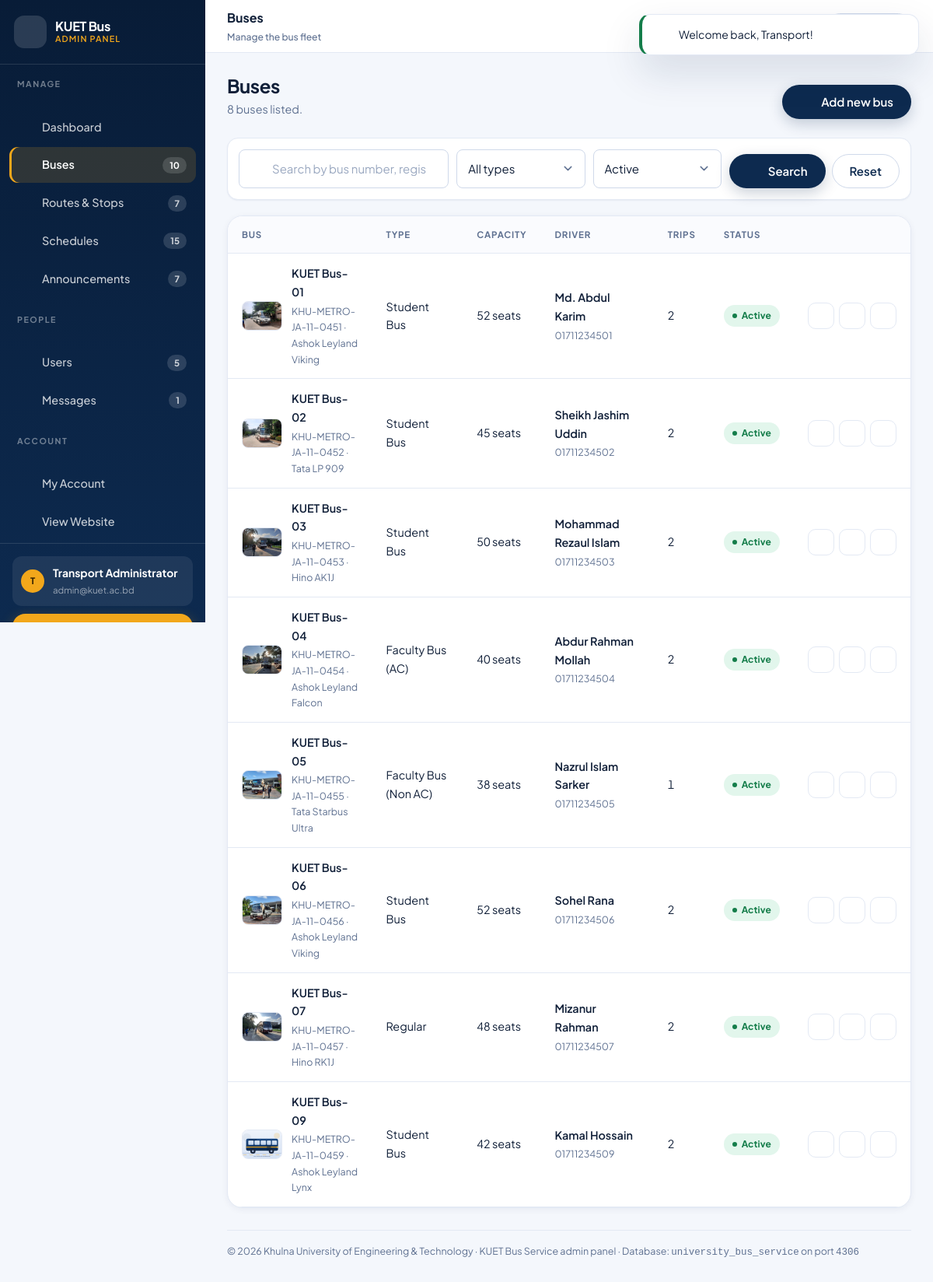
/admin/buses/index.php?status=Active (signed in), run on the app's committed database.
### tables this page shows
CREATE TABLE `users` (
    `id`         INT UNSIGNED NOT NULL AUTO_INCREMENT,
    `full_name`  VARCHAR(100)  NOT NULL,
    `email`      VARCHAR(150)  NOT NULL,
    `password`   VARCHAR(255)  NOT NULL,           
    `student_id` VARCHAR(30)       NULL,
    `department` VARCHAR(100)      NULL,
    `phone`      VARCHAR(20)       NULL,
    `role`       ENUM('user','admin') NOT NULL DEFAULT 'user',
    `created_at` TIMESTAMP     NOT NULL DEFAULT CURRENT_TIMESTAMP,
    `updated_at` TIMESTAMP     NOT NULL DEFAULT CURRENT_TIMESTAMP ON UPDATE CURRENT_TIMESTAMP,
    PRIMARY KEY (`id`),
    UNIQUE KEY `uq_users_email` (`email`),
    KEY `idx_users_role` (`role`)
);

CREATE TABLE `buses` (
    `id`             INT UNSIGNED NOT NULL AUTO_INCREMENT,
    `bus_name`       VARCHAR(80)  NOT NULL,        
    `reg_number`     VARCHAR(40)  NOT NULL,        
    `model`          VARCHAR(80)      NULL,
    `capacity`       SMALLINT UNSIGNED NOT NULL DEFAULT 40,
    `bus_type`       ENUM('Regular','Student Bus','Faculty Bus (AC)','Faculty Bus (Non AC)')
                     NOT NULL DEFAULT 'Regular',
    `status`         ENUM('Active','Maintenance','Inactive') NOT NULL DEFAULT 'Active',
    `driver_name`    VARCHAR(80)      NULL,
    `driver_contact` VARCHAR(20)      NULL,
    `description`    TEXT             NULL,
    `image`          VARCHAR(255)     NULL,        
    `created_at`     TIMESTAMP    NOT NULL DEFAULT CURRENT_TIMESTAMP,
    `updated_at`     TIMESTAMP    NOT NULL DEFAULT CURRENT_TIMESTAMP ON UPDATE CURRENT_TIMESTAMP,
    PRIMARY KEY (`id`),
    UNIQUE KEY `uq_buses_reg` (`reg_number`),
    KEY `idx_buses_status` (`status`),
    KEY `idx_buses_type` (`bus_type`)
);

### admin/buses/index.php (the view, shortened to what the rows shown need)
<?php
$status = get('status');
$where  = [];
$params = [];
if ($status !== '') {
    $where[]  = 'b.status = ?';
    $params[] = $status;
}
$whereSql = $where ? ' WHERE ' . implode(' AND ', $where) : '';
$buses = fetchAll(
    'SELECT b.*, (SELECT COUNT(*) FROM schedules s WHERE s.bus_id = b.id) AS trip_count
       FROM buses b' . $whereSql . '
      ORDER BY b.bus_name ASC',
    $params
);
require_once __DIR__ . '/../../includes/admin_header.php';
?>
<div class="admin-head">
    <div>
        <h1>Buses</h1>
    </div>
</div>
<?php if ($buses): ?>
    <div class="table-wrap">
        <div class="table-scroll">
            <table class="table table--stack" id="busTable">
                <thead>
                    <tr>
                        <th scope="col">Bus</th>
                        <th scope="col">Type</th>
                        <th scope="col">Capacity</th>
                        <th scope="col">Driver</th>
                        <th scope="col">Trips</th>
                        <th scope="col">Status</th>
                        <th scope="col"><span class="sr-only">Actions</span></th>
                    </tr>
                </thead>
                <tbody>
                    <?php foreach ($buses as $bus): ?>
                        <tr>
                            <td data-label="Bus">
                                <span class="cell-thumb">
                                    <img src="<?= e(busImage($bus['image'])) ?>" alt="" loading="lazy">
                                    <span class="cell-main">
                                        <strong><?= e($bus['bus_name']) ?></strong>
                                        <span>
                                            <?= e($bus['reg_number']) ?>
                                            <?= !isBlank($bus['model']) ? ' &middot; ' . e($bus['model']) : '' ?>
                                        </span>
                                    </span>
                                </span>
                            </td>
                            <td data-label="Type"><?= e($bus['bus_type']) ?></td>
                            <td data-label="Capacity" class="num"><?= e($bus['capacity']) ?> seats</td>
                            <td data-label="Driver">
                                <span class="cell-main">
                                    <strong><?= e($bus['driver_name'] ?: 'Not assigned') ?></strong>
                                    <span><?= e($bus['driver_contact'] ?: '--') ?></span>
                                </span>
                            </td>
                            <td data-label="Trips" class="num"><?= e($bus['trip_count']) ?></td>
                            <td data-label="Status">
                                <span class="badge <?= e(statusClass($bus['status'])) ?>"><?= e($bus['status']) ?></span>
                            </td>
                            <td data-label="Actions">
                                <span class="actions">
                                    <a class="icon-btn" title="View details"
                                       href="<?= e(url('admin/buses/view.php?id=' . (int) $bus['id'])) ?>">
                                        <?= icon('eye') ?><span class="sr-only">View <?= e($bus['bus_name']) ?></span>
                                    </a>
                                    <a class="icon-btn" title="Edit"
                                       href="<?= e(url('admin/buses/edit.php?id=' . (int) $bus['id'])) ?>">
                                        <?= icon('edit') ?><span class="sr-only">Edit <?= e($bus['bus_name']) ?></span>
                                    </a>
                                    <form method="post" action="<?= e(url('admin/buses/delete.php')) ?>"
                                          style="display:inline;"
                                          data-confirm="Delete &quot;<?= e($bus['bus_name']) ?>&quot; permanently? This cannot be undone.">
                                        <button class="icon-btn icon-btn--danger" type="submit" title="Delete">
                                            <?= icon('trash') ?><span class="sr-only">Delete <?= e($bus['bus_name']) ?></span>
                                        </button>
                                    </form>
                                </span>
                            </td>
                        </tr>
                    <?php endforeach; ?>
                </tbody>
            </table>
        </div>
    </div>
<?php endif; ?>
<?php require_once __DIR__ . '/../../includes/admin_footer.php'; ?>

### includes/admin_header.php (shortened to what the rows shown need)
<?php
$admin        = currentUser();
?>
<!doctype html>
<html lang="en">
<head>
    <link rel="stylesheet" href="<?= e(asset('assets/css/style.css')) ?>">
    <link rel="stylesheet" href="<?= e(asset('assets/css/admin.css')) ?>">
    <link rel="stylesheet" href="<?= e(asset('assets/css/responsive.css')) ?>">
</head>
<body class="admin-body">
<div class="admin">
    <aside class="admin-side" id="adminSide" aria-label="Admin navigation">
                <span class="brand__mark"><?= icon('bus') ?></span>
        <div class="admin-side__foot">
            <div class="admin-side__user">
                <span class="nav-user__avatar" aria-hidden="true">
                    <?= e(strtoupper(mb_substr($admin['full_name'], 0, 1))) ?>
                </span>
                <span>
                    <b><?= e($admin['full_name']) ?></b>
                    <span><?= e($admin['email']) ?></span>
                </span>
            </div>
        </div>
    </aside>
    <div class="admin__main">
        <main class="admin__content" id="adminMain">

### includes/functions.php (shortened to what the rows shown need)
<?php
function e($value): string
{
    return htmlspecialchars((string) $value, ENT_QUOTES | ENT_SUBSTITUTE, 'UTF-8');
}
function url(string $path = ''): string
{
    return BASE_URL . ltrim($path, '/');
}
function asset(string $path): string
{
    $relative = ltrim($path, '/');
    $file     = APP_ROOT . DIRECTORY_SEPARATOR . strtr($relative, chr(47), DIRECTORY_SEPARATOR);
    $version  = is_file($file) ? filemtime($file) : 1;
    return url($relative) . '?v=' . $version;
}
function clean($value)
{
    return trim((string) $value);
}
function get(string $key, $default = '')
{
    return isset($_GET[$key]) ? clean($_GET[$key]) : $default;
}
function isBlank($value): bool
{
    return $value === null || trim((string) $value) === '';
}
function q(string $sql, array $params = []): PDOStatement
{
    $stmt = db()->prepare($sql);
    $stmt->execute($params);
    return $stmt;
}
function fetchAll(string $sql, array $params = []): array
{
    return q($sql, $params)->fetchAll();
}
function fetchOne(string $sql, array $params = []): ?array
{
    $row = q($sql, $params)->fetch();
    return $row === false ? null : $row;
}
function statusClass(string $status): string
{
    switch (strtolower($status)) {
        case 'active':
        case 'published':
            return 'badge--success';
    }
}
function busImage(?string $file): string
{
    if (!isBlank($file) && is_file(UPLOAD_DIR . DIRECTORY_SEPARATOR . basename($file))) {
        return UPLOAD_URL . rawurlencode(basename($file));
    }
    return PLACEHOLDER_BUS;
}
function icon(string $name, string $class = 'icon'): string
{
    static $paths = null;
    $path = $paths[$name] ?? $paths['info'];
    return '<svg class="' . e($class) . '" viewBox="0 0 24 24" fill="none" stroke="currentColor" '
        . 'stroke-width="1.7" stroke-linecap="round" stroke-linejoin="round" aria-hidden="true" '
        . 'focusable="false">' . $path . '</svg>';
}

### data on the page
users: full_name "T", full_name "Transport Administrator", email "admin@kuet.ac.bd"
buses: image (picture), bus_name "KUET Bus-01", reg_number "KHU-METRO-JA-11-0451", model "Ashok Leyland Viking", bus_type "Student Bus", capacity "52", driver_name "Md. Abdul Karim", driver_contact "01711234501", trip_count "2", status "Active"
buses: image (picture), bus_name "KUET Bus-02", reg_number "KHU-METRO-JA-11-0452", model "Tata LP 909", bus_type "Student Bus", capacity "45", driver_name "Sheikh Jashim Uddin", driver_contact "01711234502", trip_count "2", status "Active"
buses: image (picture), bus_name "KUET Bus-03", reg_number "KHU-METRO-JA-11-0453", model "Hino AK1J", bus_type "Student Bus", capacity "50", driver_name "Mohammad Rezaul Islam", driver_contact "01711234503", trip_count "2", status "Active"
buses: image (picture), bus_name "KUET Bus-04", reg_number "KHU-METRO-JA-11-0454", model "Ashok Leyland Falcon", bus_type "Faculty Bus (AC)", capacity "40", driver_name "Abdur Rahman Mollah", driver_contact "01711234504", trip_count "2", status "Active"
buses: image (picture), bus_name "KUET Bus-05", reg_number "KHU-METRO-JA-11-0455", model "Tata Starbus Ultra", bus_type "Faculty Bus (Non AC)", capacity "38", driver_name "Nazrul Islam Sarker", driver_contact "01711234505", trip_count "1", status "Active"
buses: image (picture), bus_name "KUET Bus-06", reg_number "KHU-METRO-JA-11-0456", model "Ashok Leyland Viking", bus_type "Student Bus", capacity "52", driver_name "Sohel Rana", driver_contact "01711234506", trip_count "2", status "Active"
buses: image (picture), bus_name "KUET Bus-07", reg_number "KHU-METRO-JA-11-0457", model "Hino RK1J", bus_type "Regular", capacity "48", driver_name "Mizanur Rahman", driver_contact "01711234507", trip_count "2", status "Active"
buses: shows a picture, bus_name "KUET Bus-09", reg_number "KHU-METRO-JA-11-0459", model "Ashok Leyland Lynx", bus_type "Student Bus", capacity "42", driver_name "Kamal Hossain", driver_contact "01711234509", trip_count "2", status "Active"

### other printed values
UNIVERSITY_SHORT "KUET"
$group "MANAGE"
$item['label'] "Dashboard"
$item['label'] "Buses"
$item['count'] "10"
$item['label'] "Routes & Stops"
$item['count'] "7"
$item['label'] "Schedules"
$item['count'] "15"
$item['label'] "Announcements"
$group "PEOPLE"
$item['label'] "Users"
$item['count'] "5"
$item['label'] "Messages"
$item['count'] "1"
